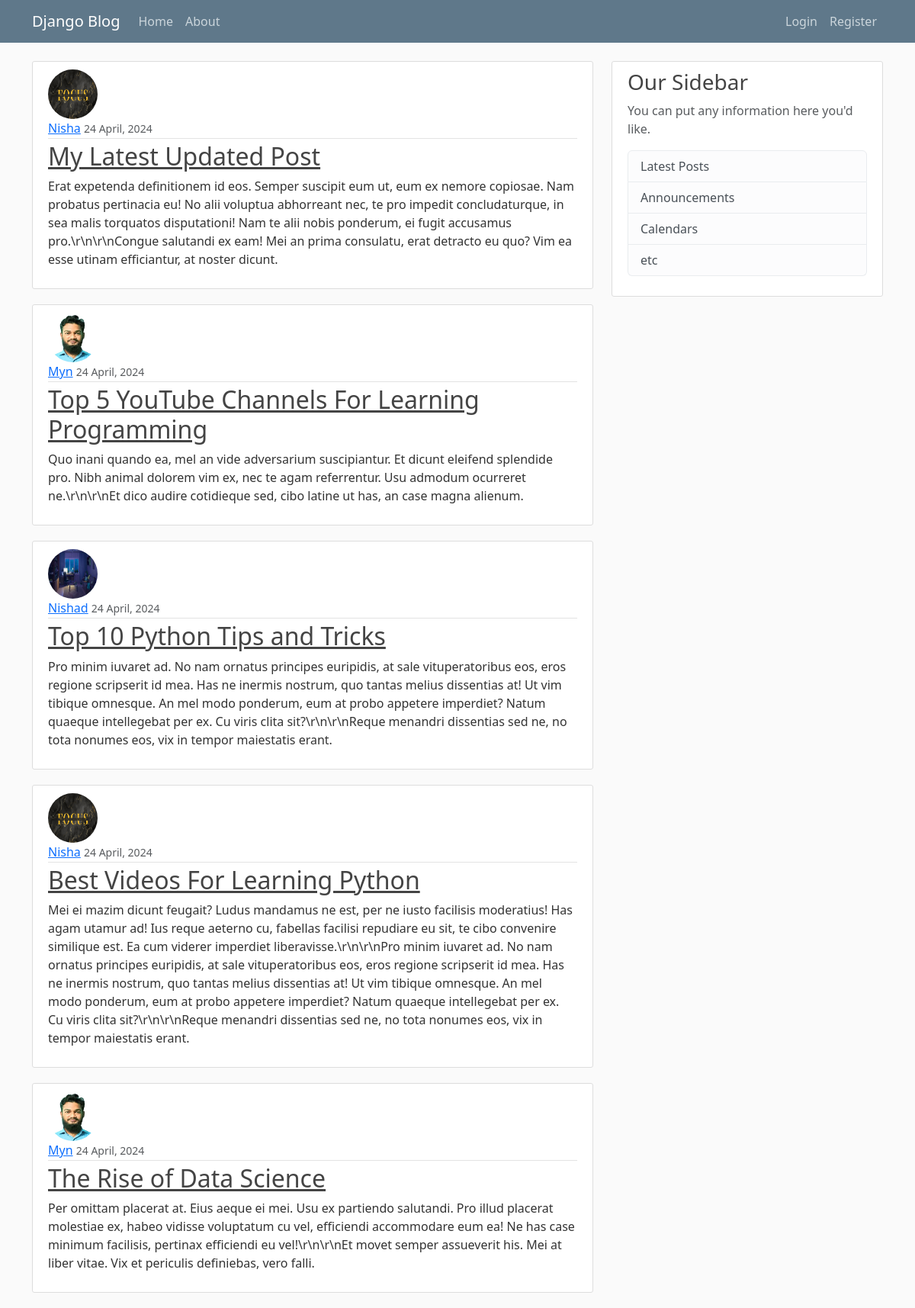
The page / on the database its author committed.
### BlogApp/models.py (models this page shows, shortened)
class Post(models.Model):
    title = models.CharField(max_length=200)
    content = models.TextField()
    date_posted = models.DateTimeField(default=timezone.now)
    author = models.ForeignKey(User, on_delete=models.CASCADE)

### users/models.py (models this page shows, shortened)
class Profile(models.Model):
    user = models.OneToOneField(User, on_delete=models.CASCADE)
    image = models.ImageField(default='default.jpg', upload_to='profile_pics')

### BlogApp/views.py (the view)
# urls.py: path('', PostListView.as_view(), name='blog-home'),
class PostListView(ListView):
    model = Post
    template_name = 'BlogApp/home.html'
    context_object_name = 'posts'
    ordering = ['-date_posted']
    paginate_by = 5

### BlogApp/templates/BlogApp/home.html
{% extends 'BlogApp/base.html' %}
{% block content %} {% for post in posts %}
<article class="media content-section">
	<img class="rounded-circle article-img" src="{{ post.author.profile.image.url}}" alt="">
	<div class="media-body">
		<div class="article-metadata">
			<a class="mr-2" href="#">{{ post.author }}</a>
			<small class="text-muted"
				>{{ post.date_posted | date:"d F, Y"  }} </small
			>
		</div>
		<h2><a class="article-title" href="{% url 'post-detail' post.id %}">{{ post.title }}</a></h2>
		<p class="article-content">{{ post.content }}</p>
	</div>
</article>
{% endfor %} {% endblock content %}

### BlogApp/static/BlogApp/main.css (style rules this page uses)
body { background: #fafafa; color: #333333; margin-top: 5rem; }
h1, h2, h3, h4, h5, h6 { color: #444444; }
.content-section { background: #ffffff; padding: 10px 20px; border: 1px solid #dddddd; border-radius: 3px; margin-bottom: 20px; }
.article-title { color: #444444; }
.article-content { white-space: pre-line; }
.article-img { height: 65px; width: 65px; margin-right: 16px; }
.article-metadata { padding-bottom: 1px; margin-bottom: 4px; border-bottom: 1px solid #e3e3e3 }

### rows shown on the page
Post: author.profile.image (picture), author "Nisha", date_posted "24 April, 2024", title "My Latest Updated Post", content "Erat expetenda definitionem id eos. Semper suscipit eum ut, eum ex nemore copiosae. Nam probatus pertinacia eu! No alii voluptua abhorreant nec, te pro impedit concludaturque, in sea malis torquatos disputationi! Nam te alii nobis ponderum, ei fugit accusamus pro.\\r\\n\\r\\nCongue salutandi ex eam! Mei an prima consulatu, erat detracto eu quo? Vim ea esse utinam efficiantur, at noster dicunt."
Post: author.profile.image (placeholder picture), author "Myn", date_posted "24 April, 2024", title "Top 5 YouTube Channels For Learning Programming", content "Quo inani quando ea, mel an vide adversarium suscipiantur. Et dicunt eleifend splendide pro. Nibh animal dolorem vim ex, nec te agam referrentur. Usu admodum ocurreret ne.\\r\\n\\r\\nEt dico audire cotidieque sed, cibo latine ut has, an case magna alienum."
Post: author.profile.image (picture), author "Nishad", date_posted "24 April, 2024", title "Top 10 Python Tips and Tricks", content "Pro minim iuvaret ad. No nam ornatus principes euripidis, at sale vituperatoribus eos, eros regione scripserit id mea. Has ne inermis nostrum, quo tantas melius dissentias at! Ut vim tibique omnesque. An mel modo ponderum, eum at probo appetere imperdiet? Natum quaeque intellegebat per ex. Cu viris clita sit?\\r\\n\\r\\nReque menandri dissentias sed ne, no tota nonumes eos, vix in tempor maiestatis erant."
Post: author.profile.image (picture), author "Nisha", date_posted "24 April, 2024", title "Best Videos For Learning Python", content "Mei ei mazim dicunt feugait? Ludus mandamus ne est, per ne iusto facilisis moderatius! Has agam utamur ad! Ius reque aeterno cu, fabellas facilisi repudiare eu sit, te cibo convenire similique est. Ea cum viderer imperdiet liberavisse.\\r\\n\\r\\nPro minim iuvaret ad. No nam ornatus principes euripidis, at sale vituperatoribus eos, eros regione scripserit id mea. Has ne inermis nostrum, quo tantas melius dissentias at! Ut vim tibique omnesque. An mel modo ponderum, eum at probo appetere imperdiet? Natum quaeque intellegebat per ex. Cu viris clita sit?\\r\\n\\r\\nReque menandri dissentias sed ne, no tota nonumes eos, vix in tempor maiestatis erant."
Post: author.profile.image (placeholder picture), author "Myn", date_posted "24 April, 2024", title "The Rise of Data Science", content "Per omittam placerat at. Eius aeque ei mei. Usu ex partiendo salutandi. Pro illud placerat molestiae ex, habeo vidisse voluptatum cu vel, efficiendi accommodare eum ea! Ne has case minimum facilisis, pertinax efficiendi eu vel!\\r\\n\\r\\nEt movet semper assueverit his. Mei at liber vitae. Vix et periculis definiebas, vero falli."
